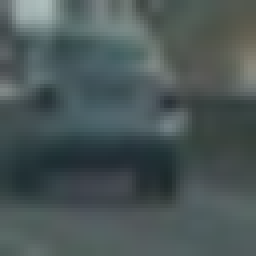
#> input picture data/vehicles/GTI_Far/image0024.png, 64 x 64 px (shown 4 times larger); its folder holds only this picture in this run
$ jupyter execute --allow-errors Vehicle-Detection.ipynb   (shell and % lines are left out)   (older library calls are emulated)
#> lines starting #> are read from the running program, lines starting #| are printed output that depends on the picture; after the words box and inside, x2 and y2 are one past the last pixel; in counts of white or black regions, pixels touching at a corner belong together
[cell 1]
# Imports
import cv2
import glob
import math
import pickle
import random
import pickle
import time
import numpy as np
import matplotlib.pyplot as plt
import matplotlib.image as mpimg
from skimage.feature import hog
from sklearn.svm import LinearSVC, SVC
from sklearn.preprocessing import StandardScaler
from sklearn.model_selection import train_test_split
from moviepy.editor import VideoFileClip

[cell 2]
# Helpers
# [33 lines left out: functions plot_before_after, plot_one, draw_lines, not called in this run]

def plot_images(images, size, fig_size=(10, 10), cmap=None, titles=None):
    size_x = size[0]
    size_y = size[1]
    fig, imtable = plt.subplots(size_y, size_x, figsize = fig_size, squeeze=False)
    for j in range(size_y):
        for i in range(size_x):
            index = i + j * size_x
            if (isinstance(cmap, (list, tuple))):
                imtable[j][i].imshow(images[index], cmap=cmap[i])
            else:
                im = images[index]
                if len(im.shape) == 3:
                    imtable[j][i].imshow(im)
                else:
                    imtable[j][i].imshow(im, cmap='gray')
            imtable[j][i].axis('off')
            if not titles is None:
                imtable[j][i].set_title(titles[index], fontsize=32)
    plt.show()

[cell 3]
vehicles = []
for impath in glob.glob('data/vehicles/**/*.png', recursive=True):
    vehicles.append(mpimg.imread(impath))

non_vehicles = []
for impath in glob.glob('data/non-vehicles/**/*.png', recursive=True):
    non_vehicles.append(mpimg.imread(impath))

print('Vehicles:', len(vehicles))
#| Vehicles: 2
print('Non-vehicles:', len(non_vehicles))

num_vehicles = len(vehicles)
#> num_vehicles = 2
num_not_vehicles= len(non_vehicles)
#> (the rest of this cell did not finish here and is left out)

[cell 4]
# [7 lines left out: function convert_color, not called in this run]

def get_hog_features(img, orient, pix_per_cell, cell_per_block,
                        vis=False, feature_vec=True):
    # Call with two outputs if vis==True

    if vis == True:
        features, hog_image = hog(img, orientations=orient,
                                  pixels_per_cell=(pix_per_cell, pix_per_cell),
                                  cells_per_block=(cell_per_block, cell_per_block),
                                  transform_sqrt=False,
                                  visualise=vis, feature_vector=feature_vec)
        return features, hog_image
    # Otherwise call with one output
    else:
        features = hog(img, orientations=orient,
                       pixels_per_cell=(pix_per_cell, pix_per_cell),
                       cells_per_block=(cell_per_block, cell_per_block),
                       transform_sqrt=False,
                       visualise=vis, feature_vector=feature_vec)
        return features

# [59 lines left out: functions bin_spatial, color_hist, single_img_features, not called in this run]

# Define a function to extract features from a list of images
# Have this function call bin_spatial() and color_hist()
def extract_features(imgs, color_space='RGB', spatial_size=(32, 32),
                        hist_bins=32, orient=9,
                        pix_per_cell=8, cell_per_block=2, hog_channel=0,
                        spatial_feat=True, hist_feat=True, hog_feat=True):
    # Create a list to append feature vectors to
#> called with color_space = 'GRAY', spatial_size = (16, 16), hist_bins = 32, orient = 8, pix_per_cell = 16, cell_per_block = 1, hog_channel = 'ALL', spatial_feat = False
    features = []
    # Iterate through the list of images
    for image in imgs:
        file_features = []
        # apply color conversion if other than 'RGB'
        if color_space != 'RGB':
            feature_image = cv2.cvtColor (image, getattr(cv2, 'COLOR_RGB2' + color_space))
        else: feature_image = np.copy(image)

        if spatial_feat == True:
            spatial_features = bin_spatial(feature_image, size=spatial_size)
            file_features.append(spatial_features)
        if hist_feat == True:
            # Apply color_hist()
            hist_features = color_hist(feature_image, nbins=hist_bins)
            file_features.append(hist_features)
        if hog_feat == True:
        # Call get_hog_features() with vis=False, feature_vec=True
            if color_space == 'GRAY':
                hog_features = get_hog_features(feature_image, orient,
                            pix_per_cell, cell_per_block, vis=False, feature_vec=True)
            elif hog_channel == 'ALL':
                hog_features = []
                for channel in range(feature_image.shape[2]):
                    hog_features.append(get_hog_features(feature_image[:,:,channel],
                                        orient, pix_per_cell, cell_per_block,
                                        vis=False, feature_vec=True))
                hog_features = np.ravel(hog_features)
            else:
                hog_features = get_hog_features(feature_image[:,:,hog_channel], orient,
                            pix_per_cell, cell_per_block, vis=False, feature_vec=True)
            # Append the new feature vector to the features list
            file_features.append(hog_features)
        features.append(np.concatenate(file_features))
#> this loop made 2 passes
#> after the loop, features = 2 items
    # Return list of feature vectors
    return features


# Define a function you will pass an image
# and the list of windows to be searched (output of slide_windows())
# [29 lines left out: function search_windows, not called in this run]

# Define a function that takes an image,
# start and stop positions in both x and y,
# window size (x and y dimensions),
# and overlap fraction (for both x and y)
def slide_window(img, x_start_stop=[None, None], y_start_stop=[None, None],
                    xy_window=(64, 64), xy_overlap=(0.5, 0.5)):
    # If x and/or y start/stop positions not defined, set to image size
    if x_start_stop[0] == None:
        x_start_stop[0] = 0
    if x_start_stop[1] == None:
        x_start_stop[1] = img.shape[1]
    if y_start_stop[0] == None:
        y_start_stop[0] = 0
    if y_start_stop[1] == None:
        y_start_stop[1] = img.shape[0]
    # Compute the span of the region to be searched
    xspan = x_start_stop[1] - x_start_stop[0]
    yspan = y_start_stop[1] - y_start_stop[0]
    # Compute the number of pixels per step in x/y
    nx_pix_per_step = np.int(xy_window[0]*(1 - xy_overlap[0]))
    ny_pix_per_step = np.int(xy_window[1]*(1 - xy_overlap[1]))
    # Compute the number of windows in x/y
    nx_buffer = np.int(xy_window[0]*(xy_overlap[0]))
    ny_buffer = np.int(xy_window[1]*(xy_overlap[1]))
    nx_windows = np.int((xspan-nx_buffer)/nx_pix_per_step)
    ny_windows = np.int((yspan-ny_buffer)/ny_pix_per_step)
    # Initialize a list to append window positions to
    window_list = []
    # Loop through finding x and y window positions
    # Note: you could vectorize this step, but in practice
    # you'll be considering windows one by one with your
    # classifier, so looping makes sense
    for ys in range(ny_windows):
        for xs in range(nx_windows):
            # Calculate window position
            startx = xs*nx_pix_per_step + x_start_stop[0]
            endx = startx + xy_window[0]
            starty = ys*ny_pix_per_step + y_start_stop[0]
            endy = starty + xy_window[1]

            # Append window position to list
            window_list.append(((startx, starty), (endx, endy)))
    # Return the list of windows
    return window_list

# Define a function to draw bounding boxes
def draw_boxes(img, bboxes, color=(0, 0, 255), thick=6):
    # Make a copy of the image
    imcopy = np.copy(img)
    # Iterate through the bounding boxes
    for bbox in bboxes:
        # Draw a rectangle given bbox coordinates
        cv2.rectangle(imcopy, bbox[0], bbox[1], color, thick)
    # Return the image copy with boxes drawn
    return imcopy

def get_s_from_hls(img):
    hls = cv2.cvtColor(img, cv2.COLOR_BGR2HLS)
    return hls [:,:,2]

[cell 5]
# Parameters for extraction

color_space = 'GRAY' # Can be GRAY, RGB, HSV, LUV, HLS, YUV, YCrCb
orient = 8  # HOG orientations
pix_per_cell = 16 # HOG pixels per cell
cell_per_block = 1 # HOG cells per block
hog_channel = 'ALL' # Can be 0, 1, 2, or "ALL"
spatial_size = (16, 16) # Spatial binning dimensions
hist_bins = 32 # Number of histogram bins
spatial_feat = False # Spatial features on or off
hist_feat = False # Not For graysale!
hog_feat = True # HOG features on or off

#> (a cell that did not finish here is left out)

[cell 7]
import time
from sklearn.svm import LinearSVC, SVC
from sklearn.preprocessing import StandardScaler
from sklearn.model_selection import train_test_split

start = time.time()
vehicle_features = extract_features(vehicles, color_space=color_space,
                        spatial_size=spatial_size, hist_bins=hist_bins,
                        orient=orient, pix_per_cell=pix_per_cell,
                        cell_per_block=cell_per_block,
                        hog_channel=hog_channel, spatial_feat=spatial_feat,
                        hist_feat=hist_feat, hog_feat=hog_feat)
#> vehicle_features = 2 items
non_vehicle_features = extract_features(non_vehicles, color_space=color_space,
                        spatial_size=spatial_size, hist_bins=hist_bins,
                        orient=orient, pix_per_cell=pix_per_cell,
                        cell_per_block=cell_per_block,
                        hog_channel=hog_channel, spatial_feat=spatial_feat,
                        hist_feat=hist_feat, hog_feat=hog_feat)
#> non_vehicle_features = []
end = time.time()
print ('Features extraction time: ', round(end - start, 2))

#> (the rest of this cell did not finish here and is left out)

[cell 8]
svc = SVC ()
#> (the rest of this cell did not finish here and is left out)

[cell 9]
# Parameters for areas/windows

image = mpimg.imread('test_images/test2.jpg')
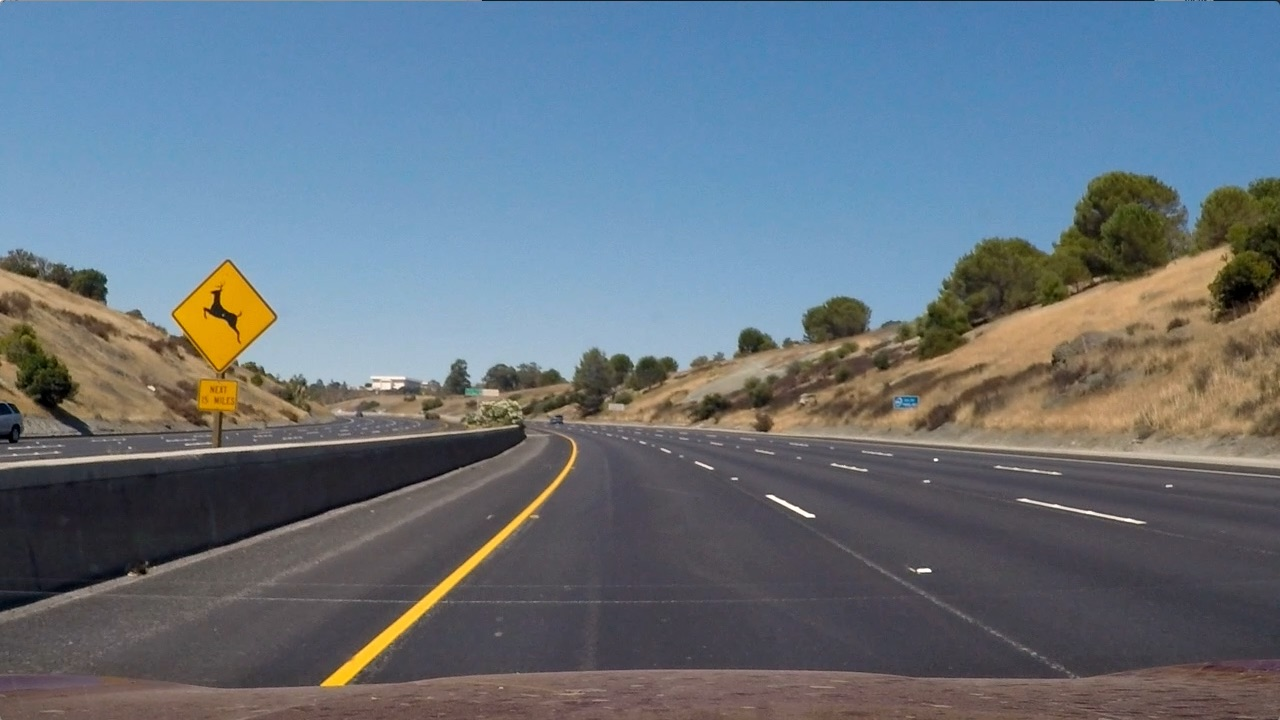
#> input picture test_images/test2.jpg, 1280 x 720 px
#> image is the input picture: shape (720, 1280, 3); mean R, G, B 102.8, 114.6, 125.5
window_img = np.copy(image)

sw_x_limits =    [[280, None], [380, None], [420, None]]
sw_y_limits =    [[400, 700],  [400, 600],  [380, 580]]
sw_window_size = [(140, 140),  (96, 96),    (80, 80)]
sw_overlap = [(0.5, 0.5), (0.5, 0.5), (0.5, 0.5)]

# Set up sliding windows
windows = slide_window(image, x_start_stop=sw_x_limits[0], y_start_stop=sw_y_limits[0],
                    xy_window=sw_window_size[0], xy_overlap=sw_overlap[0])
#> in slide_window, `nx_pix_per_step = np.int(xy_window[0]*(1 - xy_overlap[0]))`: nx_pix_per_step = 70
#> in slide_window, `nx_windows = np.int((xspan-nx_buffer)/nx_pix_per_step)`: nx_windows = 13
#> in slide_window, `ny_windows = np.int((yspan-ny_buffer)/ny_pix_per_step)`: ny_windows = 3
#> after the loop in slide_window, `for ys in range(ny_windows):`: window_list = 39 items
#> windows = 39 items

windows2 = slide_window(image, x_start_stop=sw_x_limits[1], y_start_stop=sw_y_limits[1],
                    xy_window=sw_window_size[1], xy_overlap=sw_overlap[1])
#> windows2 = 51 items

windows3 = slide_window(image, x_start_stop=sw_x_limits[2], y_start_stop=sw_y_limits[2],
                    xy_window=sw_window_size[2], xy_overlap=sw_overlap[2])
#> windows3 = 80 items

# Visualize Areas
sliding_windows = []
sliding_windows.append (draw_boxes(np.copy(image), windows, color=(255, 255, 255), thick=4))
#> the loop in draw_boxes, `for bbox in bboxes:` made 39 passes
#> bbox on passes 1 to 4: ((280, 400), (420, 540)), ((350, 400), (490, 540)), ((420, 400), (560, 540)), ((490, 400), (630, 540))
#> after the loop in draw_boxes, `for bbox in bboxes:`:
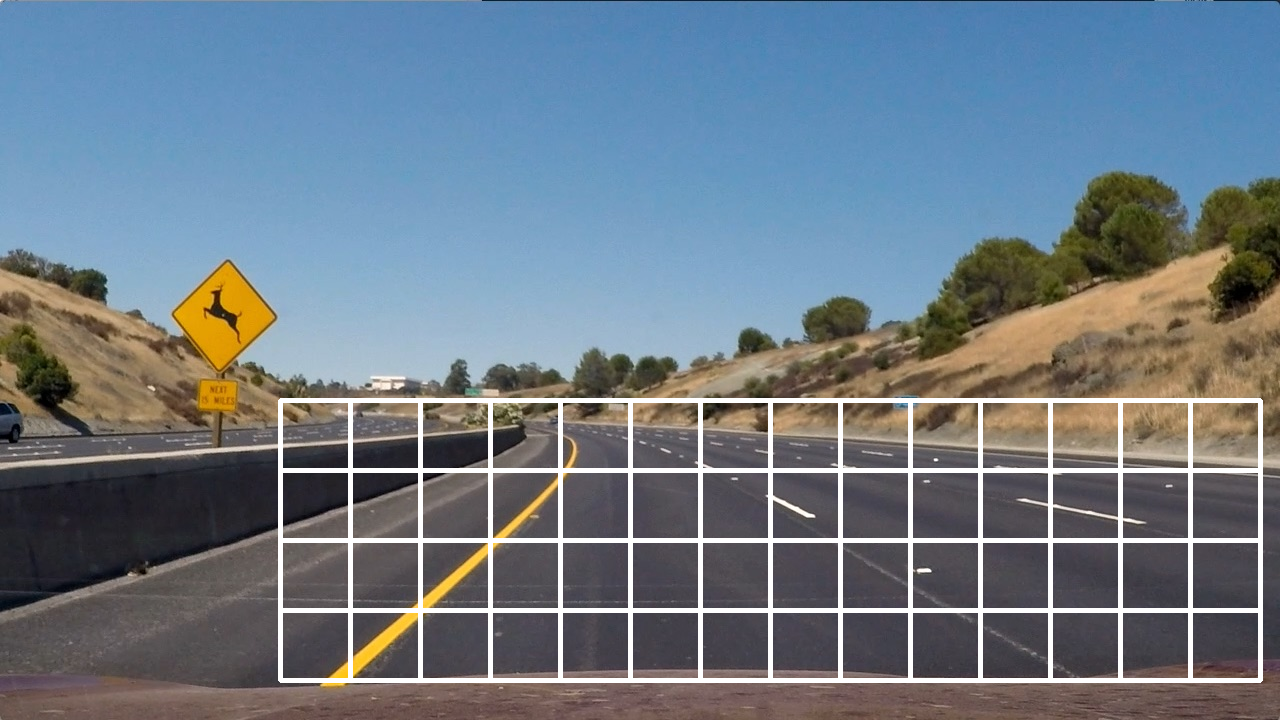
#> imcopy: shape (720, 1280, 3); 4.79% of pixels changed, all inside (x1, y1, x2, y2) = (278, 398, 1263, 683)
sliding_windows.append (draw_boxes(np.copy(image), windows2, color=(255, 255, 255), thick=4))
#> call 2 of draw_boxes, with color = (255, 255, 255), thick = 4
#> the loop in draw_boxes (call 2), `for bbox in bboxes:` made 51 passes
#> bbox on passes 1 to 4: ((380, 400), (476, 496)), ((428, 400), (524, 496)), ((476, 400), (572, 496)), ((524, 400), (620, 496))
#> after the loop in draw_boxes (call 2), `for bbox in bboxes:`:
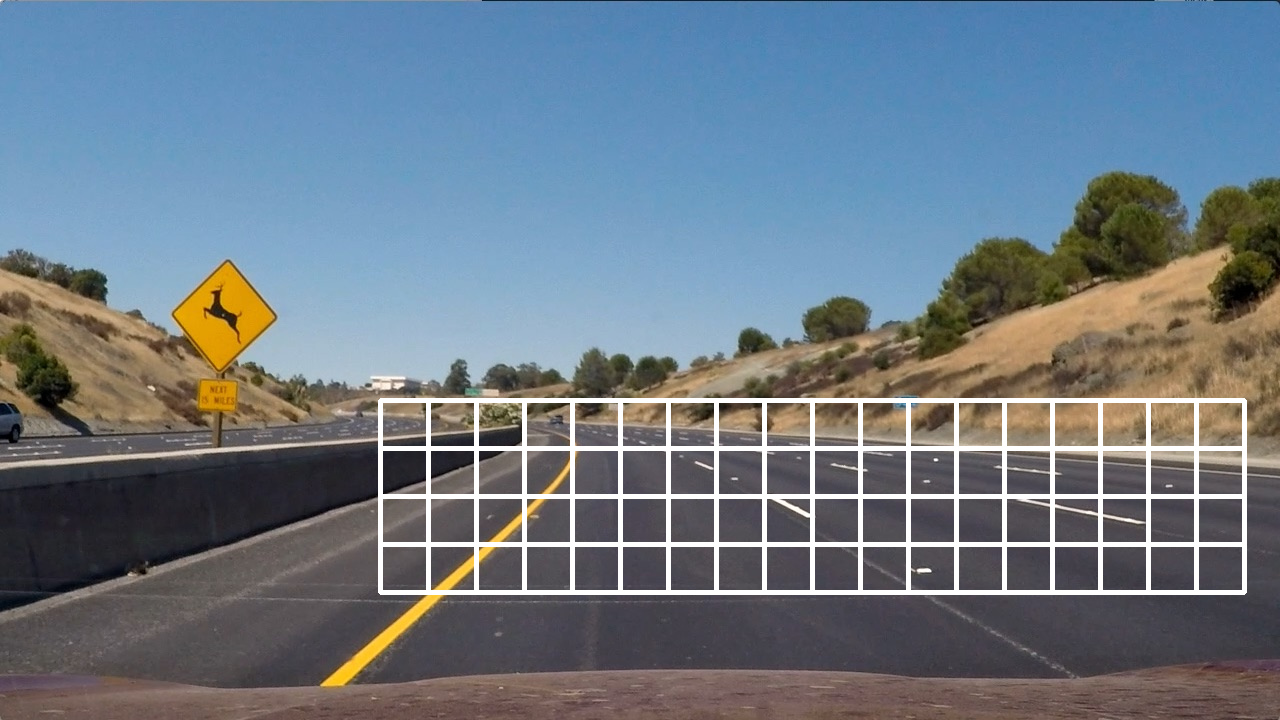
#> imcopy: shape (720, 1280, 3); 4.13% of pixels changed, all inside (x1, y1, x2, y2) = (378, 398, 1247, 595)
sliding_windows.append (draw_boxes(np.copy(image), windows3, color=(255, 255, 255), thick=4))

# Visualize single window
sliding_windows [0] = draw_boxes (sliding_windows [0], [windows[0]], color=(0, 255, 0), thick=4)
sliding_windows [1] = draw_boxes (sliding_windows [1], [windows2[0]], color=(0, 255, 0), thick=4)
sliding_windows [2] = draw_boxes (sliding_windows [2], [windows3[0]], color=(0, 255, 0), thick=4)

sliding_window_titles = [
    '140 x 140',
    '96 x 96',
    '80 x 80'
]

plot_images (sliding_windows, (3, 1), fig_size=(20, 14), titles=sliding_window_titles)

[cell 10]
def get_hot_boxes(image):
    dst = np.copy(image)
    all_hot_windows = []
    # Iterate prev sliding windows
    for x_limits, y_limits, window_size, overlap in zip(sw_x_limits, sw_y_limits, sw_window_size, sw_overlap):
        windows = slide_window(
            dst,
            x_start_stop=x_limits,
            y_start_stop=y_limits,
            xy_window=window_size,
            xy_overlap=overlap
        )
        hot_windows = search_windows(image, windows, svc, X_scaler, color_space=color_space,
                            spatial_size=spatial_size, hist_bins=hist_bins,
                            orient=orient, pix_per_cell=pix_per_cell,
                            cell_per_block=cell_per_block,
                            hog_channel=hog_channel, spatial_feat=spatial_feat,
                            hist_feat=hist_feat, hog_feat=hog_feat)
        all_hot_windows.extend(hot_windows)
        dst = draw_boxes(dst, hot_windows, color=(0, 255, 0), thick=4)
    return all_hot_windows, dst

# [8 lines left out: function update_heat_map, not called in this run]

class AverageHotBox():
    # [4 lines left out: function __init__, not called in this run]

    def get_strength(self):
        return self.detected_count

    # [59 lines left out: functions get_box, is_near, join, calc_average_boxes, not called in this run]

[cell 11]
# [5 lines left out: function detect_vehicles, not called in this run]

[cell 12]
test_images = []
test_images_titles = []

image = mpimg.imread('test_images/test1.jpg')
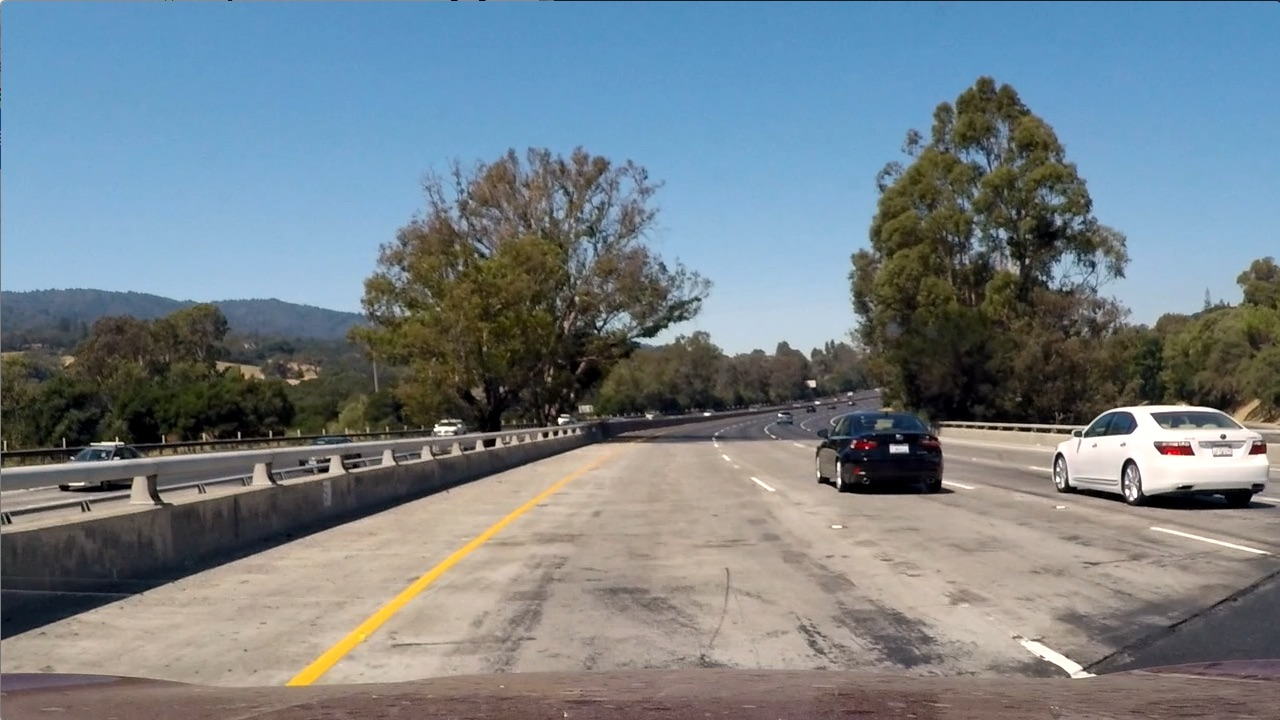
#> input picture test_images/test1.jpg, 1280 x 720 px
#> image is the input picture: shape (720, 1280, 3); mean R, G, B 117.5, 128.7, 135.5
#> the loop in get_hot_boxes, `for x_limits, y_limits, window_size, overlap in zip(sw_x_limits, sw_y_..` made 1 pass
#> (nx_pix_per_step in slide_window, ny_pix_per_step in slide_window, nx_buffer in slide_window, ny_buffer in slide_window, nx_windows in slide_window, ny_windows in slide_window) on pass 1: (70, 70, 70, 70, 13, 3)
#> after the loop in get_hot_boxes, `for x_limits, y_limits, window_size, overlap in zip(sw_x_limits, sw_y_..`: all_hot_windows = []

#> (the rest of this cell did not finish here and is left out)

[cell 13]
class LastHotBoxesQueue():
    def __init__(self):
        self.queue_max_len = 10
        self.last_boxes = []

    # [10 lines left out: functions set_hot_boxes, get_hot_boxes, not called in this run]

last_hot_boxes = LastHotBoxesQueue()

[cell 14]
# [9 lines left out: function process_image, not called in this run]

def process_video(input_path, output_path):
    clip = VideoFileClip(input_path)
    result = clip.fl_image(process_image)
    result.write_videofile(output_path, audio=False)

process_video ('project_video.mp4', 'project_video_output.mp4')
#> (the call stopped at in process_video, `clip = VideoFileClip(input_path)`: moviepy is not available in this run)
